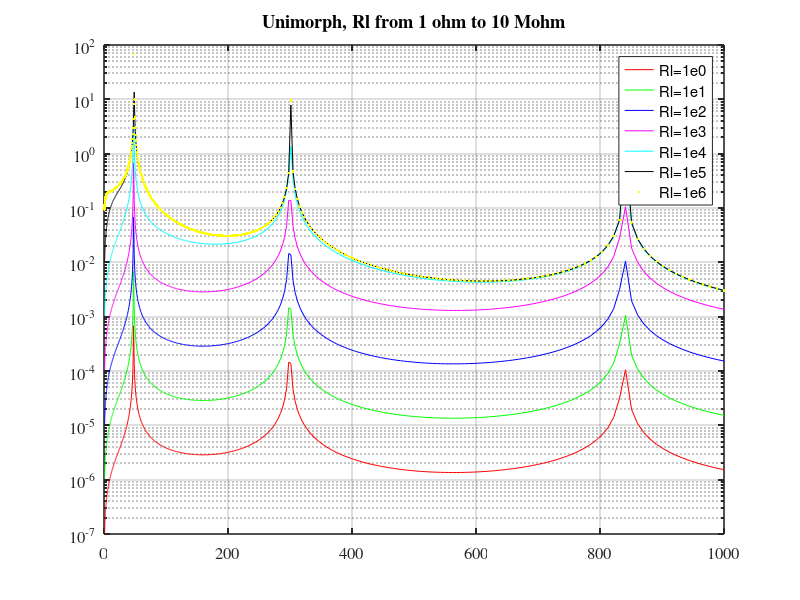
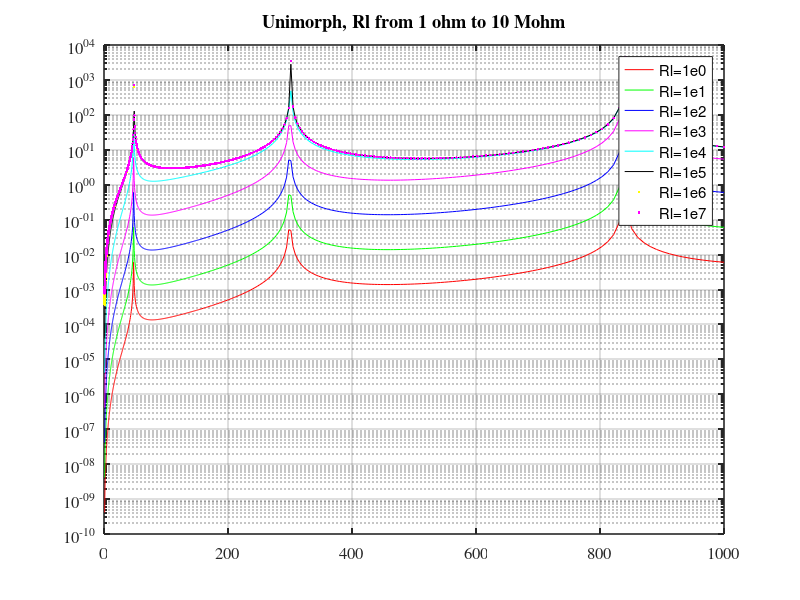

These charts were generated, in order, by the following MATLAB code:
clc;clear;close all;

%% Unimorph, Rl from 1 ohm to 10 Mohm
results0 = load('bm_uni_base_Rl_1e0', 'Vplist', 'frlist', 'xib'); 
Vplist0 = results0.Vplist;
results1 = load('bm_uni_base_Rl_1e1', 'Vplist'); 
Vplist1 = results1.Vplist;
results2 = load('bm_uni_base_Rl_1e2', 'Vplist'); 
Vplist2 = results2.Vplist;
results3 = load('bm_uni_base_Rl_1e3', 'Vplist'); 
Vplist3 = results3.Vplist;
results4 = load('bm_uni_base_Rl_1e4', 'Vplist'); 
Vplist4 = results4.Vplist;
results5 = load('bm_uni_base_Rl_1e5', 'Vplist'); 
Vplist5 = results5.Vplist;
results6 = load('bm_uni_base_Rl_1e6', 'Vplist'); 
Vplist6 = results6.Vplist;
results7 = load('bm_uni_base_Rl_1e7', 'Vplist'); 
Vplist7 = results7.Vplist;

frlist = results0.frlist;
wlist  = 2*pi*frlist;
xib  = results0.xib;


%% plot voltage per acceleration versus frequency
figure(1)
semilogy(frlist, abs(Vplist0)./wlist./wlist/xib, 'r', 'DisplayName','Rl=1e0'); hold on
semilogy(frlist, abs(Vplist1)./wlist./wlist/xib, 'g', 'DisplayName','Rl=1e1'); 
semilogy(frlist, abs(Vplist2)./wlist./wlist/xib, 'b', 'DisplayName','Rl=1e2'); 
semilogy(frlist, abs(Vplist3)./wlist./wlist/xib, 'm', 'DisplayName','Rl=1e3'); 
semilogy(frlist, abs(Vplist4)./wlist./wlist/xib, 'c', 'DisplayName','Rl=1e4'); 
semilogy(frlist, abs(Vplist5)./wlist./wlist/xib, 'k', 'DisplayName','Rl=1e5'); 
semilogy(frlist, abs(Vplist6)./wlist./wlist/xib, 'y.', 'DisplayName','Rl=1e6'); 
% semilogy(frlist, abs(Vplist7)./wlist./wlist/xib, 'm.', 'DisplayName','Rl=1e7'); 
grid on
set(gca, 'linewidth', 1.1, 'fontsize', 12, 'fontname', 'times')
title('Unimorph, Rl from 1 ohm to 10 Mohm')
set(gcf, 'color', 'w')
legend('show')

figure(2)
%% plot voltage versus frequency
semilogy(frlist, abs(Vplist0), 'r', 'DisplayName','Rl=1e0'); hold on
semilogy(frlist, abs(Vplist1), 'g', 'DisplayName','Rl=1e1'); 
semilogy(frlist, abs(Vplist2), 'b', 'DisplayName','Rl=1e2'); 
semilogy(frlist, abs(Vplist3), 'm', 'DisplayName','Rl=1e3'); 
semilogy(frlist, abs(Vplist4), 'c', 'DisplayName','Rl=1e4'); 
semilogy(frlist, abs(Vplist5), 'k', 'DisplayName','Rl=1e5'); 
semilogy(frlist, abs(Vplist6), 'y.', 'DisplayName','Rl=1e6'); 
semilogy(frlist, abs(Vplist7), 'm.', 'DisplayName','Rl=1e7'); 
grid on
set(gca, 'linewidth', 1.1, 'fontsize', 12, 'fontname', 'times')
title('Unimorph, Rl from 1 ohm to 10 Mohm')
set(gcf, 'color', 'w')
legend('show')




